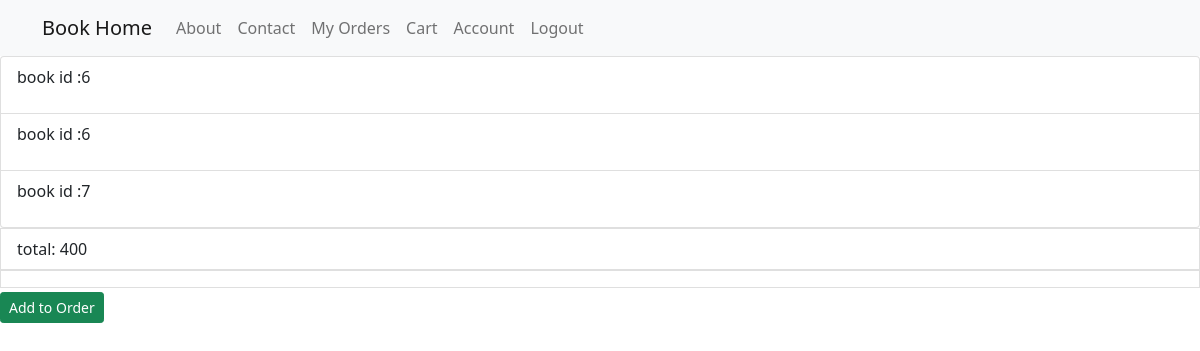
Screenshot of /cart (signed in) with the database file from the repository.
### Models.py (models this page shows, shortened)
class Cart(db.Model, UserMixin):
    id = db.Column(db.Integer, primary_key=True)
    user_id = db.Column(db.Integer, db.ForeignKey('user.id'), nullable=False)
    book_id = db.Column(db.Integer, db.ForeignKey('book.id'), nullable=False)

### routes.py (the view)
@app.route("/cart")
def cart():
    carts=Cart.query.filter_by(user_id=current_user.id).all()
    sum=0
    for cart in carts:
        sum=sum+cart.cartbook.price
    return render_template('cart.html', carts=carts,total=sum)

### Models.py (called while the page is built)
@login_manager.user_loader
def load_user(user_id):
    return User.query.get(int(user_id))

### templates/cart.html
{% extends "home.html" %}
  {% block content %}
    <div class="list-group">
      {%for cart in carts%}
      <a href="#" class="list-group-item list-group-item-action">
          <div class="d-flex w-100 justify-content-between">
        <p class="article-content">book id :{{ cart.book_id }}</p>
       </div>
       {%endfor%}
      </div>
       total: {{total}}
    {%if  carts %}
              <div>
    <a class="btn btn-success btn-sm mt-1 mb-1" href="{{ url_for('add_order') }}">Add to Order</a>
    </div>
    {%endif%}
  {% endblock %}

### rows the page displays
Cart: book_id "6"
Cart: book_id "6"
Cart: book_id "7"

### other values shown
{{ total }} "400"
